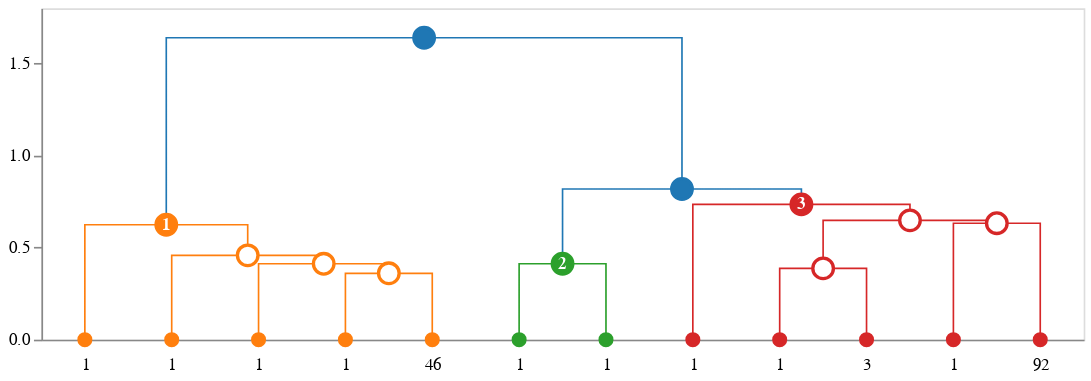

Notebook cell for this chart:
### Code cell
import scipy.cluster.hierarchy as sch
from sklearn.datasets import load_iris
import idendro

# do the usual scipy hierarchical clustering
data = load_iris(as_frame=True)
linkage_matrix = sch.linkage(
    data['data'], method='single', metric='euclidean'
)
flat_clusters = sch.fcluster(
    linkage_matrix, t=0.8, criterion='distance'
)

#pass it to idendro and visualize
cl_data = idendro.ClusteringData(
    linkage_matrix = linkage_matrix, 
    cluster_assignments = flat_clusters
)

idd = idendro.IDendro()
idd.set_cluster_info(cl_data)

idd.create_dendrogram().plot(
    backend='altair',
    height=200, width=629,
)

### Figure 1 — Vega-Lite specification as saved in the notebook (floating-point values rounded to 4 significant figures)
{"layer": [{"data": {"name": "data-14cecd4bee7b75d255fafc30acb8179d"}, "mark": "line", "encoding": {"color": {"field": "fillcolor", "legend": null, "scale": null, "type": "nominal"}, "detail": {"field": "index", "type": "quantitative"}, "order": {"field": "_order_helper", "type": "quantitative"}, "strokeDash": {"field": "strokedash", "legend": null, "scale": null, "type": "nominal"}, "strokeOpacity": {"field": "strokeopacity", "legend": null, "scale": null, "type": "quantitative"}, "strokeWidth": {"field": "strokewidth", "legend": null, "scale": null, "type": "quantitative"}, "x": {"axis": {"grid": false, "labelAngle": 0, "labelExpr": "datum.value == 5.0 ? '1' : datum.value == 15.0 ? '1' : datum.value == 25.0 ? '1' : datum.value == 35.0 ? '1' : datum.value == 45.0 ? '46' : datum.value == 55.0 ? '1' : datum.value == 65.0 ? '1' : datum.value == 75.0 ? '1' : datum.value == 85.0 ? '1' : datum.value == 95.0 ? '3' : datum.value == 105.0 ? '1' : datum.value == 115.0 ? '92' : ''", "labelPadding": 10, "orient": "bottom", "ticks": false, "values": [5.0, 15.0, 25.0, 35.0, 45.0, 55.0, 65.0, 75.0, 85.0, 95.0, 105.0, 115.0]}, "field": "x", "title": null, "type": "quantitative"}, "y": {"axis": {"grid": false}, "field": "y", "scale": {"reverse": false, "type": "linear"}, "title": null, "type": "quantitative"}}}, {"layer": [{"layer": [{"mark": "point", "encoding": {"fill": {"field": "fillcolor", "scale": null, "type": "nominal"}, "opacity": {"field": "opacity", "scale": null, "type": "quantitative"}, "size": {"field": "size", "scale": null, "type": "quantitative"}, "stroke": {"field": "edgecolor", "scale": null, "type": "nominal"}, "tooltip": {"field": "hovertext", "type": "nominal"}, "x": {"axis": {"grid": false, "labelAngle": 0, "labelExpr": "datum.value == 5.0 ? '1' : datum.value == 15.0 ? '1' : datum.value == 25.0 ? '1' : datum.value == 35.0 ? '1' : datum.value == 45.0 ? '46' : datum.value == 55.0 ? '1' : datum.value == 65.0 ? '1' : datum.value == 75.0 ? '1' : datum.value == 85.0 ? '1' : datum.value == 95.0 ? '3' : datum.value == 105.0 ? '1' : datum.value == 115.0 ? '92' : ''", "labelPadding": 10, "orient": "bottom", "ticks": false, "values": [5.0, 15.0, 25.0, 35.0, 45.0, 55.0, 65.0, 75.0, 85.0, 95.0, 105.0, 115.0]}, "field": "x", "title": null, "type": "quantitative"}, "y": {"axis": {"grid": false}, "field": "y", "scale": {"reverse": false, "type": "linear"}, "title": null, "type": "quantitative"}}}, {"mark": {"type": "text", "fontWeight": "bold"}, "encoding": {"color": {"field": "labelcolor", "scale": null, "type": "nominal"}, "size": {"field": "labelsize", "scale": null, "type": "quantitative"}, "text": {"field": "label", "type": "nominal"}, "tooltip": {"field": "hovertext", "type": "nominal"}, "x": {"axis": {"grid": false, "labelAngle": 0, "labelExpr": "datum.value == 5.0 ? '1' : datum.value == 15.0 ? '1' : datum.value == 25.0 ? '1' : datum.value == 35.0 ? '1' : datum.value == 45.0 ? '46' : datum.value == 55.0 ? '1' : datum.value == 65.0 ? '1' : datum.value == 75.0 ? '1' : datum.value == 85.0 ? '1' : datum.value == 95.0 ? '3' : datum.value == 105.0 ? '1' : datum.value == 115.0 ? '92' : ''", "labelPadding": 10, "orient": "bottom", "ticks": false, "values": [5.0, 15.0, 25.0, 35.0, 45.0, 55.0, 65.0, 75.0, 85.0, 95.0, 105.0, 115.0]}, "field": "x", "title": null, "type": "quantitative"}, "y": {"axis": {"grid": false}, "field": "y", "scale": {"reverse": false, "type": "linear"}, "title": null, "type": "quantitative"}}}]}], "data": {"name": "data-0bad9ac68e1ead0298d3c832bc7a79db"}}], "height": 200, "width": 629, "$schema": "https://vega.github.io/schema/vega-lite/v4.17.0.json", "datasets": {"data-14cecd4bee7b75d255fafc30acb8179d": [{"index": 0, "x": 35.0, "y": 0.0, "fillcolor": "#ff7f0e", "id": 269, "children_id": [15, 263], "cluster_id": null, "strokewidth": 1.0, "strokedash": [1, 0], "strokeopacity": 1.0, "_order_helper": 0}, {"index": 0, "x": 35.0, "y": 0.3606, "fillcolor": "#ff7f0e", "id": 269, "children_id": [15, 263], "cluster_id": null, "strokewidth": 1.0, "strokedash": [1, 0], "strokeopacity": 1.0, "_order_helper": 1}, {"index": 0, "x": 45.0, "y": 0.3606, "fillcolor": "#ff7f0e", "id": 269, "children_id": [15, 263], "cluster_id": null, "strokewidth": 1.0, "strokedash": [1, 0], "strokeopacity": 1.0, "_order_helper": 2}, {"index": 0, "x": 45.0, "y": 0.0, "fillcolor": "#ff7f0e", "id": 269, "children_id": [15, 263], "cluster_id": null, "strokewidth": 1.0, "strokedash": [1, 0], "strokeopacity": 1.0, "_order_helper": 3}, {"index": 1, "x": 25.0, "y": 0.0, "fillcolor": "#ff7f0e", "id": 278, "children_id": [14, 269], "cluster_id": null, "strokewidth": 1.0, "strokedash": [1, 0], "strokeopacity": 1.0, "_order_helper": 0}, {"index": 1, "x": 25.0, "y": 0.4123, "fillcolor": "#ff7f0e", "id": 278, "children_id": [14, 269], "cluster_id": null, "strokewidth": 1.0, "strokedash": [1, 0], "strokeopacity": 1.0, "_order_helper": 1}, {"index": 1, "x": 40.0, "y": 0.4123, "fillcolor": "#ff7f0e", "id": 278, "children_id": [14, 269], "cluster_id": null, "strokewidth": 1.0, "strokedash": [1, 0], "strokeopacity": 1.0, "_order_helper": 2}, {"index": 1, "x": 40.0, "y": 0.3606, "fillcolor": "#ff7f0e", "id": 278, "children_id": [14, 269], "cluster_id": null, "strokewidth": 1.0, "strokedash": [1, 0], "strokeopacity": 1.0, "_order_helper": 3}, {"index": 2, "x": 15.0, "y": 0.0, "fillcolor": "#ff7f0e", "id": 285, "children_id": [22, 278], "cluster_id": null, "strokewidth": 1.0, "strokedash": [1, 0], "strokeopacity": 1.0, "_order_helper": 0}, {"index": 2, "x": 15.0, "y": 0.4583, "fillcolor": "#ff7f0e", "id": 285, "children_id": [22, 278], "cluster_id": null, "strokewidth": 1.0, "strokedash": [1, 0], "strokeopacity": 1.0, "_order_helper": 1}, {"index": 2, "x": 32.5, "y": 0.4583, "fillcolor": "#ff7f0e", "id": 285, "children_id": [22, 278], "cluster_id": null, "strokewidth": 1.0, "strokedash": [1, 0], "strokeopacity": 1.0, "_order_helper": 2}, {"index": 2, "x": 32.5, "y": 0.4123, "fillcolor": "#ff7f0e", "id": 285, "children_id": [22, 278], "cluster_id": null, "strokewidth": 1.0, "strokedash": [1, 0], "strokeopacity": 1.0, "_order_helper": 3}, {"index": 3, "x": 5.0, "y": 0.0, "fillcolor": "#ff7f0e", "id": 293, "children_id": [41, 285], "cluster_id": 1.0, "strokewidth": 1.0, "strokedash": [1, 0], "strokeopacity": 1.0, "_order_helper": 0}, {"index": 3, "x": 5.0, "y": 0.6245, "fillcolor": "#ff7f0e", "id": 293, "children_id": [41, 285], "cluster_id": 1.0, "strokewidth": 1.0, "strokedash": [1, 0], "strokeopacity": 1.0, "_order_helper": 1}, {"index": 3, "x": 23.75, "y": 0.6245, "fillcolor": "#ff7f0e", "id": 293, "children_id": [41, 285], "cluster_id": 1.0, "strokewidth": 1.0, "strokedash": [1, 0], "strokeopacity": 1.0, "_order_helper": 2}, {"index": 3, "x": 23.75, "y": 0.4583, "fillcolor": "#ff7f0e", "id": 293, "children_id": [41, 285], "cluster_id": 1.0, "strokewidth": 1.0, "strokedash": [1, 0], "strokeopacity": 1.0, "_order_helper": 3}, {"index": 4, "x": 55.0, "y": 0.0, "fillcolor": "#2ca02c", "id": 279, "children_id": [117, 131], "cluster_id": 2.0, "strokewidth": 1.0, "strokedash": [1, 0], "strokeopacity": 1.0, "_order_helper": 0}, {"index": 4, "x": 55.0, "y": 0.4123, "fillcolor": "#2ca02c", "id": 279, "children_id": [117, 131], "cluster_id": 2.0, "strokewidth": 1.0, "strokedash": [1, 0], "strokeopacity": 1.0, "_order_helper": 1}, {"index": 4, "x": 65.0, "y": 0.4123, "fillcolor": "#2ca02c", "id": 279, "children_id": [117, 131], "cluster_id": 2.0, "strokewidth": 1.0, "strokedash": [1, 0], "strokeopacity": 1.0, "_order_helper": 2}, {"index": 4, "x": 65.0, "y": 0.0, "fillcolor": "#2ca02c", "id": 279, "children_id": [117, 131], "cluster_id": 2.0, "strokewidth": 1.0, "strokedash": [1, 0], "strokeopacity": 1.0, "_order_helper": 3}, {"index": 5, "x": 85.0, "y": 0.0, "fillcolor": "#d62728", "id": 273, "children_id": [98, 265], "cluster_id": null, "strokewidth": 1.0, "strokedash": [1, 0], "strokeopacity": 1.0, "_order_helper": 0}, {"index": 5, "x": 85.0, "y": 0.3873, "fillcolor": "#d62728", "id": 273, "children_id": [98, 265], "cluster_id": null, "strokewidth": 1.0, "strokedash": [1, 0], "strokeopacity": 1.0, "_order_helper": 1}, {"index": 5, "x": 95.0, "y": 0.3873, "fillcolor": "#d62728", "id": 273, "children_id": [98, 265], "cluster_id": null, "strokewidth": 1.0, "strokedash": [1, 0], "strokeopacity": 1.0, "_order_helper": 2}, {"index": 5, "x": 95.0, "y": 0.0, "fillcolor": "#d62728", "id": 273, "children_id": [98, 265], "cluster_id": null, "strokewidth": 1.0, "strokedash": [1, 0], "strokeopacity": 1.0, "_order_helper": 3}, {"index": 6, "x": 105.0, "y": 0.0, "fillcolor": "#d62728", "id": 294, "children_id": [109, 292], "cluster_id": null, "strokewidth": 1.0, "strokedash": [1, 0], "strokeopacity": 1.0, "_order_helper": 0}, {"index": 6, "x": 105.0, "y": 0.6325, "fillcolor": "#d62728", "id": 294, "children_id": [109, 292], "cluster_id": null, "strokewidth": 1.0, "strokedash": [1, 0], "strokeopacity": 1.0, "_order_helper": 1}, {"index": 6, "x": 115.0, "y": 0.6325, "fillcolor": "#d62728", "id": 294, "children_id": [109, 292], "cluster_id": null, "strokewidth": 1.0, "strokedash": [1, 0], "strokeopacity": 1.0, "_order_helper": 2}, {"index": 6, "x": 115.0, "y": 0.0, "fillcolor": "#d62728", "id": 294, "children_id": [109, 292], "cluster_id": null, "strokewidth": 1.0, "strokedash": [1, 0], "strokeopacity": 1.0, "_order_helper": 3}, {"index": 7, "x": 90.0, "y": 0.3873, "fillcolor": "#d62728", "id": 295, "children_id": [273, 294], "cluster_id": null, "strokewidth": 1.0, "strokedash": [1, 0], "strokeopacity": 1.0, "_order_helper": 0}, {"index": 7, "x": 90.0, "y": 0.6481, "fillcolor": "#d62728", "id": 295, "children_id": [273, 294], "cluster_id": null, "strokewidth": 1.0, "strokedash": [1, 0], "strokeopacity": 1.0, "_order_helper": 1}, {"index": 7, "x": 110.0, "y": 0.6481, "fillcolor": "#d62728", "id": 295, "children_id": [273, 294], "cluster_id": null, "strokewidth": 1.0, "strokedash": [1, 0], "strokeopacity": 1.0, "_order_helper": 2}, {"index": 7, "x": 110.0, "y": 0.6325, "fillcolor": "#d62728", "id": 295, "children_id": [273, 294], "cluster_id": null, "strokewidth": 1.0, "strokedash": [1, 0], "strokeopacity": 1.0, "_order_helper": 3}, {"index": 8, "x": 75.0, "y": 0.0, "fillcolor": "#d62728", "id": 296, "children_id": [106, 295], "cluster_id": 3.0, "strokewidth": 1.0, "strokedash": [1, 0], "strokeopacity": 1.0, "_order_helper": 0}, {"index": 8, "x": 75.0, "y": 0.7348, "fillcolor": "#d62728", "id": 296, "children_id": [106, 295], "cluster_id": 3.0, "strokewidth": 1.0, "strokedash": [1, 0], "strokeopacity": 1.0, "_order_helper": 1}, {"index": 8, "x": 100.0, "y": 0.7348, "fillcolor": "#d62728", "id": 296, "children_id": [106, 295], "cluster_id": 3.0, "strokewidth": 1.0, "strokedash": [1, 0], "strokeopacity": 1.0, "_order_helper": 2}, {"index": 8, "x": 100.0, "y": 0.6481, "fillcolor": "#d62728", "id": 296, "children_id": [106, 295], "cluster_id": 3.0, "strokewidth": 1.0, "strokedash": [1, 0], "strokeopacity": 1.0, "_order_helper": 3}, {"index": 9, "x": 60.0, "y": 0.4123, "fillcolor": "#1f77b4", "id": 297, "children_id": [279, 296], "cluster_id": null, "strokewidth": 1.0, "strokedash": [1, 0], "strokeopacity": 1.0, "_order_helper": 0}, {"index": 9, "x": 60.0, "y": 0.8185, "fillcolor": "#1f77b4", "id": 297, "children_id": [279, 296], "cluster_id": null, "strokewidth": 1.0, "strokedash": [1, 0], "strokeopacity": 1.0, "_order_helper": 1}, {"index": 9, "x": 87.5, "y": 0.8185, "fillcolor": "#1f77b4", "id": 297, "children_id": [279, 296], "cluster_id": null, "strokewidth": 1.0, "strokedash": [1, 0], "strokeopacity": 1.0, "_order_helper": 2}, {"index": 9, "x": 87.5, "y": 0.7348, "fillcolor": "#1f77b4", "id": 297, "children_id": [279, 296], "cluster_id": null, "strokewidth": 1.0, "strokedash": [1, 0], "strokeopacity": 1.0, "_order_helper": 3}, {"index": 10, "x": 14.38, "y": 0.6245, "fillcolor": "#1f77b4", "id": 298, "children_id": [293, 297], "cluster_id": null, "strokewidth": 1.0, "strokedash": [1, 0], "strokeopacity": 1.0, "_order_helper": 0}, {"index": 10, "x": 14.38, "y": 1.64, "fillcolor": "#1f77b4", "id": 298, "children_id": [293, 297], "cluster_id": null, "strokewidth": 1.0, "strokedash": [1, 0], "strokeopacity": 1.0, "_order_helper": 1}, {"index": 10, "x": 73.75, "y": 1.64, "fillcolor": "#1f77b4", "id": 298, "children_id": [293, 297], "cluster_id": null, "strokewidth": 1.0, "strokedash": [1, 0], "strokeopacity": 1.0, "_order_helper": 2}, {"index": 10, "x": 73.75, "y": 0.8185, "fillcolor": "#1f77b4", "id": 298, "children_id": [293, 297], "cluster_id": null, "strokewidth": 1.0, "strokedash": [1, 0], "strokeopacity": 1.0, "_order_helper": 3}], "data-0bad9ac68e1ead0298d3c832bc7a79db": [{"x": 5.0, "y": 0.0, "type": "leaf", "id": 41, "cluster_id": null, "edgecolor": "#ff7f0e", "label": "", "hovertext": {"# of items": "1", "linkage id": 41}, "fillcolor": "#ff7f0e", "radius": 4.0, "opacity": 1.0, "labelsize": 10.0, "labelcolor": "#fff", "_default_leaf_radius": 4.0, "_default_leaf_radius_if_cluster": 7.0, "size": 50.27}, {"x": 15.0, "y": 0.0, "type": "leaf", "id": 22, "cluster_id": null, "edgecolor": "#ff7f0e", "label": "", "hovertext": {"# of items": "1", "linkage id": 22}, "fillcolor": "#ff7f0e", "radius": 4.0, "opacity": 1.0, "labelsize": 10.0, "labelcolor": "#fff", "_default_leaf_radius": 4.0, "_default_leaf_radius_if_cluster": 7.0, "size": 50.27}, {"x": 25.0, "y": 0.0, "type": "leaf", "id": 14, "cluster_id": null, "edgecolor": "#ff7f0e", "label": "", "hovertext": {"# of items": "1", "linkage id": 14}, "fillcolor": "#ff7f0e", "radius": 4.0, "opacity": 1.0, "labelsize": 10.0, "labelcolor": "#fff", "_default_leaf_radius": 4.0, "_default_leaf_radius_if_cluster": 7.0, "size": 50.27}, {"x": 35.0, "y": 0.0, "type": "leaf", "id": 15, "cluster_id": null, "edgecolor": "#ff7f0e", "label": "", "hovertext": {"# of items": "1", "linkage id": 15}, "fillcolor": "#ff7f0e", "radius": 4.0, "opacity": 1.0, "labelsize": 10.0, "labelcolor": "#fff", "_default_leaf_radius": 4.0, "_default_leaf_radius_if_cluster": 7.0, "size": 50.27}, {"x": 45.0, "y": 0.0, "type": "leaf", "id": 263, "cluster_id": null, "edgecolor": "#ff7f0e", "label": "", "hovertext": {"# of items": "46", "linkage id": 263}, "fillcolor": "#ff7f0e", "radius": 4.0, "opacity": 1.0, "labelsize": 10.0, "labelcolor": "#fff", "_default_leaf_radius": 4.0, "_default_leaf_radius_if_cluster": 7.0, "size": 50.27}, {"x": 55.0, "y": 0.0, "type": "leaf", "id": 117, "cluster_id": null, "edgecolor": "#2ca02c", "label": "", "hovertext": {"# of items": "1", "linkage id": 117}, "fillcolor": "#2ca02c", "radius": 4.0, "opacity": 1.0, "labelsize": 10.0, "labelcolor": "#fff", "_default_leaf_radius": 4.0, "_default_leaf_radius_if_cluster": 7.0, "size": 50.27}, {"x": 65.0, "y": 0.0, "type": "leaf", "id": 131, "cluster_id": null, "edgecolor": "#2ca02c", "label": "", "hovertext": {"# of items": "1", "linkage id": 131}, "fillcolor": "#2ca02c", "radius": 4.0, "opacity": 1.0, "labelsize": 10.0, "labelcolor": "#fff", "_default_leaf_radius": 4.0, "_default_leaf_radius_if_cluster": 7.0, "size": 50.27}, {"x": 75.0, "y": 0.0, "type": "leaf", "id": 106, "cluster_id": null, "edgecolor": "#d62728", "label": "", "hovertext": {"# of items": "1", "linkage id": 106}, "fillcolor": "#d62728", "radius": 4.0, "opacity": 1.0, "labelsize": 10.0, "labelcolor": "#fff", "_default_leaf_radius": 4.0, "_default_leaf_radius_if_cluster": 7.0, "size": 50.27}, {"x": 85.0, "y": 0.0, "type": "leaf", "id": 98, "cluster_id": null, "edgecolor": "#d62728", "label": "", "hovertext": {"# of items": "1", "linkage id": 98}, "fillcolor": "#d62728", "radius": 4.0, "opacity": 1.0, "labelsize": 10.0, "labelcolor": "#fff", "_default_leaf_radius": 4.0, "_default_leaf_radius_if_cluster": 7.0, "size": 50.27}, {"x": 95.0, "y": 0.0, "type": "leaf", "id": 265, "cluster_id": null, "edgecolor": "#d62728", "label": "", "hovertext": {"# of items": "3", "linkage id": 265}, "fillcolor": "#d62728", "radius": 4.0, "opacity": 1.0, "labelsize": 10.0, "labelcolor": "#fff", "_default_leaf_radius": 4.0, "_default_leaf_radius_if_cluster": 7.0, "size": 50.27}, {"x": 105.0, "y": 0.0, "type": "leaf", "id": 109, "cluster_id": null, "edgecolor": "#d62728", "label": "", "hovertext": {"# of items": "1", "linkage id": 109}, "fillcolor": "#d62728", "radius": 4.0, "opacity": 1.0, "labelsize": 10.0, "labelcolor": "#fff", "_default_leaf_radius": 4.0, "_default_leaf_radius_if_cluster": 7.0, "size": 50.27}, {"x": 115.0, "y": 0.0, "type": "leaf", "id": 292, "cluster_id": null, "edgecolor": "#d62728", "label": "", "hovertext": {"# of items": "92", "linkage id": 292}, "fillcolor": "#d62728", "radius": 4.0, "opacity": 1.0, "labelsize": 10.0, "labelcolor": "#fff", "_default_leaf_radius": 4.0, "_default_leaf_radius_if_cluster": 7.0, "size": 50.27}, {"x": 40.0, "y": 0.3606, "type": "subcluster", "id": 269, "cluster_id": null, "edgecolor": "#ff7f0e", "label": "", "hovertext": {"# of items": "47", "linkage id": 269}, "fillcolor": "#fff", "radius": 7.0, "opacity": 1.0, "labelsize": 10.0, "labelcolor": "#fff", "_default_leaf_radius": 4.0, "_default_leaf_radius_if_cluster": 7.0, "size": 153.9}, {"x": 32.5, "y": 0.4123, "type": "subcluster", "id": 278, "cluster_id": null, "edgecolor": "#ff7f0e", "label": "", "hovertext": {"# of items": "48", "linkage id": 278}, "fillcolor": "#fff", "radius": 7.0, "opacity": 1.0, "labelsize": 10.0, "labelcolor": "#fff", "_default_leaf_radius": 4.0, "_default_leaf_radius_if_cluster": 7.0, "size": 153.9}, {"x": 23.75, "y": 0.4583, "type": "subcluster", "id": 285, "cluster_id": null, "edgecolor": "#ff7f0e", "label": "", "hovertext": {"# of items": "49", "linkage id": 285}, "fillcolor": "#fff", "radius": 7.0, "opacity": 1.0, "labelsize": 10.0, "labelcolor": "#fff", "_default_leaf_radius": 4.0, "_default_leaf_radius_if_cluster": 7.0, "size": 153.9}, {"x": 14.38, "y": 0.6245, "type": "cluster", "id": 293, "cluster_id": 1.0, "edgecolor": "#ff7f0e", "label": "1", "hovertext": {"# of items": "50", "linkage id": 293}, "fillcolor": "#ff7f0e", "radius": 7.0, "opacity": 1.0, "labelsize": 10.0, "labelcolor": "#fff", "_default_leaf_radius": 4.0, "_default_leaf_radius_if_cluster": 7.0, "size": 153.9}, {"x": 60.0, "y": 0.4123, "type": "cluster", "id": 279, "cluster_id": 2.0, "edgecolor": "#2ca02c", "label": "2", "hovertext": {"# of items": "2", "linkage id": 279}, "fillcolor": "#2ca02c", "radius": 7.0, "opacity": 1.0, "labelsize": 10.0, "labelcolor": "#fff", "_default_leaf_radius": 4.0, "_default_leaf_radius_if_cluster": 7.0, "size": 153.9}, {"x": 90.0, "y": 0.3873, "type": "subcluster", "id": 273, "cluster_id": null, "edgecolor": "#d62728", "label": "", "hovertext": {"# of items": "4", "linkage id": 273}, "fillcolor": "#fff", "radius": 7.0, "opacity": 1.0, "labelsize": 10.0, "labelcolor": "#fff", "_default_leaf_radius": 4.0, "_default_leaf_radius_if_cluster": 7.0, "size": 153.9}, {"x": 110.0, "y": 0.6325, "type": "subcluster", "id": 294, "cluster_id": null, "edgecolor": "#d62728", "label": "", "hovertext": {"# of items": "93", "linkage id": 294}, "fillcolor": "#fff", "radius": 7.0, "opacity": 1.0, "labelsize": 10.0, "labelcolor": "#fff", "_default_leaf_radius": 4.0, "_default_leaf_radius_if_cluster": 7.0, "size": 153.9}, {"x": 100.0, "y": 0.6481, "type": "subcluster", "id": 295, "cluster_id": null, "edgecolor": "#d62728", "label": "", "hovertext": {"# of items": "97", "linkage id": 295}, "fillcolor": "#fff", "radius": 7.0, "opacity": 1.0, "labelsize": 10.0, "labelcolor": "#fff", "_default_leaf_radius": 4.0, "_default_leaf_radius_if_cluster": 7.0, "size": 153.9}, {"x": 87.5, "y": 0.7348, "type": "cluster", "id": 296, "cluster_id": 3.0, "edgecolor": "#d62728", "label": "3", "hovertext": {"# of items": "98", "linkage id": 296}, "fillcolor": "#d62728", "radius": 7.0, "opacity": 1.0, "labelsize": 10.0, "labelcolor": "#fff", "_default_leaf_radius": 4.0, "_default_leaf_radius_if_cluster": 7.0, "size": 153.9}, {"x": 73.75, "y": 0.8185, "type": "supercluster", "id": 297, "cluster_id": null, "edgecolor": "#1f77b4", "label": "", "hovertext": {"# of items": "100", "linkage id": 297}, "fillcolor": "#1f77b4", "radius": 7.0, "opacity": 1.0, "labelsize": 10.0, "labelcolor": "#fff", "_default_leaf_radius": 4.0, "_default_leaf_radius_if_cluster": 7.0, "size": 153.9}, {"x": 44.06, "y": 1.64, "type": "supercluster", "id": 298, "cluster_id": null, "edgecolor": "#1f77b4", "label": "", "hovertext": {"# of items": "150", "linkage id": 298}, "fillcolor": "#1f77b4", "radius": 7.0, "opacity": 1.0, "labelsize": 10.0, "labelcolor": "#fff", "_default_leaf_radius": 4.0, "_default_leaf_radius_if_cluster": 7.0, "size": 153.9}]}}
